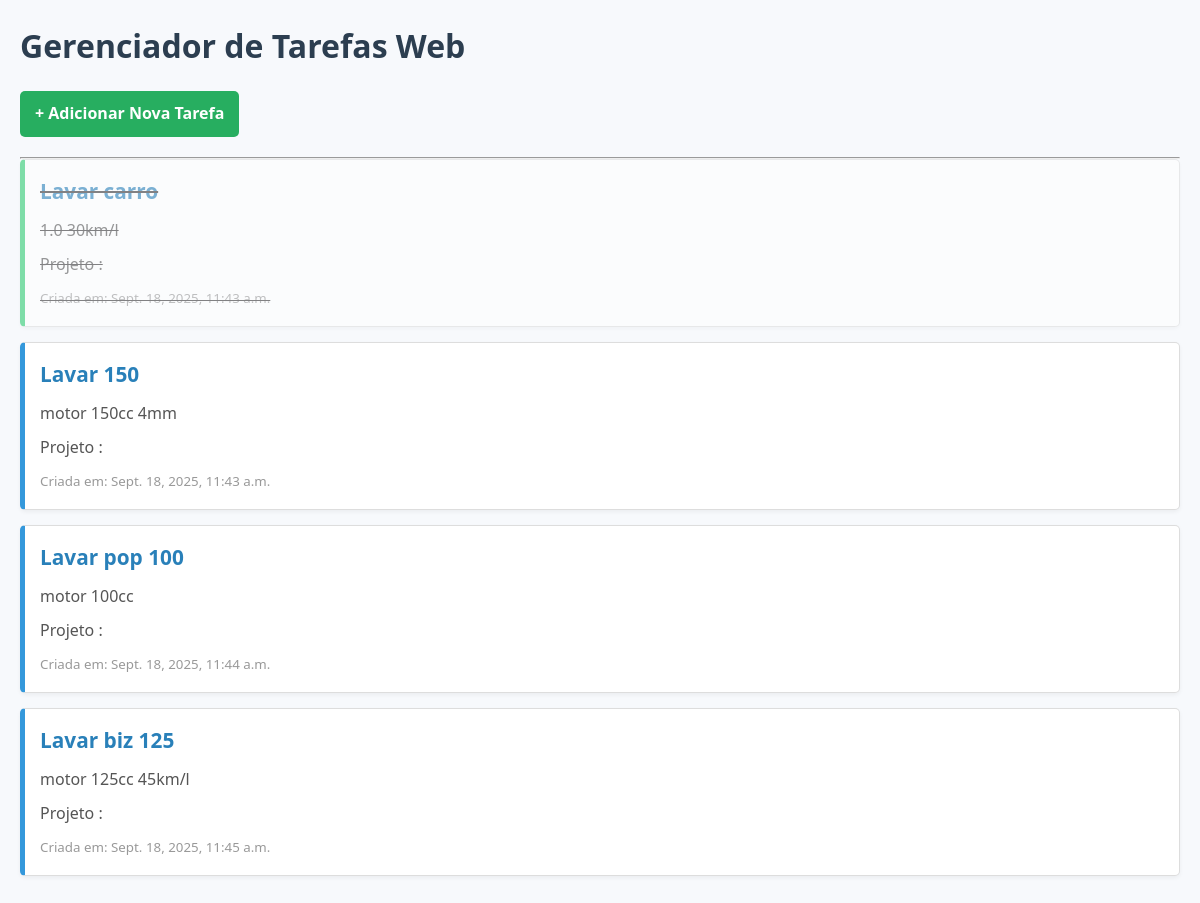
Page /tarefas/ on the earlier database version.
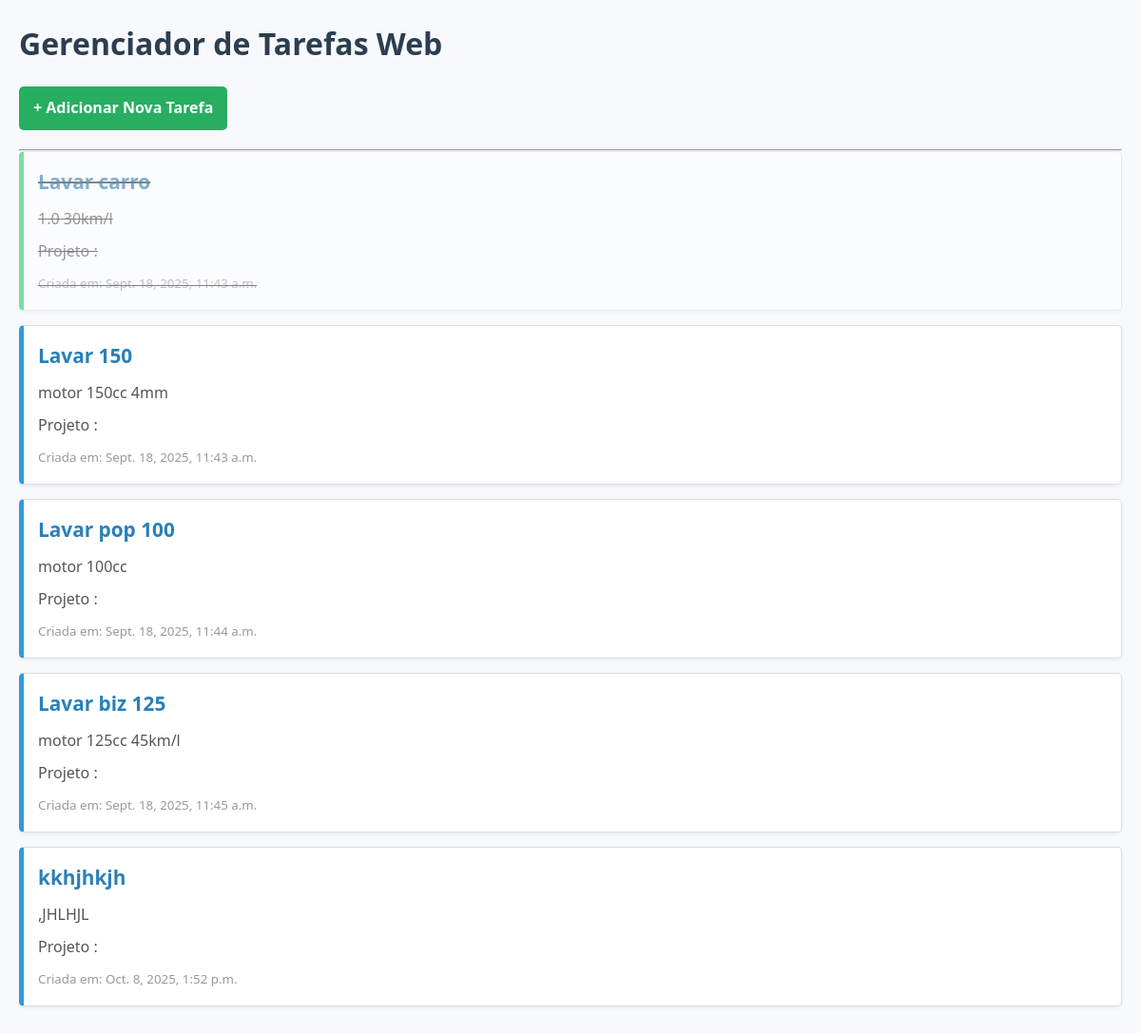
Same page on the later database version.
### tarefas/models.py (models this page shows, shortened)
class Tarefa(models.Model):
    titulo = models.CharField(max_length = 200)
    descricao = models.TextField(blank = True, null = True)
    data_criacao = models.DateTimeField(auto_now_add = True)
    concluida = models.BooleanField(default = False)
    projeto = models.ForeignKey(Projeto, on_delete = models.CASCADE, null = True, blank = True)

### tarefas/views.py (the view)
def listar_tarefas (request):
    tarefas_salvas = Tarefa.objects.all()
    contexto = {
        'minhas_tarefas': tarefas_salvas
    }
    return render(request, 'tarefas/lista.html', contexto)

### tarefas/templates/tarefas/lista.html (shortened to what this page needs)
<!DOCTYPE html>
<html lang="pt-br">
<head>
    {% load static %}
    <link rel="stylesheet" href="{% static 'lista/lista.css' %}">
</head>
<body>
    <h1>Gerenciador de Tarefas Web</h1>
    <a href="{% url 'adicionar_tarefa' %}"><strong>+ Adicionar Nova Tarefa</strong></a>
    <hr>
    {% for tarefa in minhas_tarefas %}
        <div class="tarefa {% if tarefa.concluida %}concluida{% endif %}">
            <h2><a href="{% url 'detalhe_tarefa' tarefa.id %}">{{ tarefa.titulo }}</a></h2>
            <p>{{ tarefa.descricao }}</p>
            <p>Projeto :{{tarefa.projeto.nome}}</p>
            <small>Criada em: {{ tarefa.data_criacao }}</small>
        </div>
    {% empty %}
        <p>Nenhuma tarefa cadastrada ainda. Adicione algumas no <a href="/admin/">Admin</a>!</p>
    {% endfor %}
</body>
</html>

Differences in the rows shown:
added Tarefa: titulo "kkhjhkjh", descricao ",JHLHJL", data_criacao "Oct. 8, 2025, 1:52 p.m."
